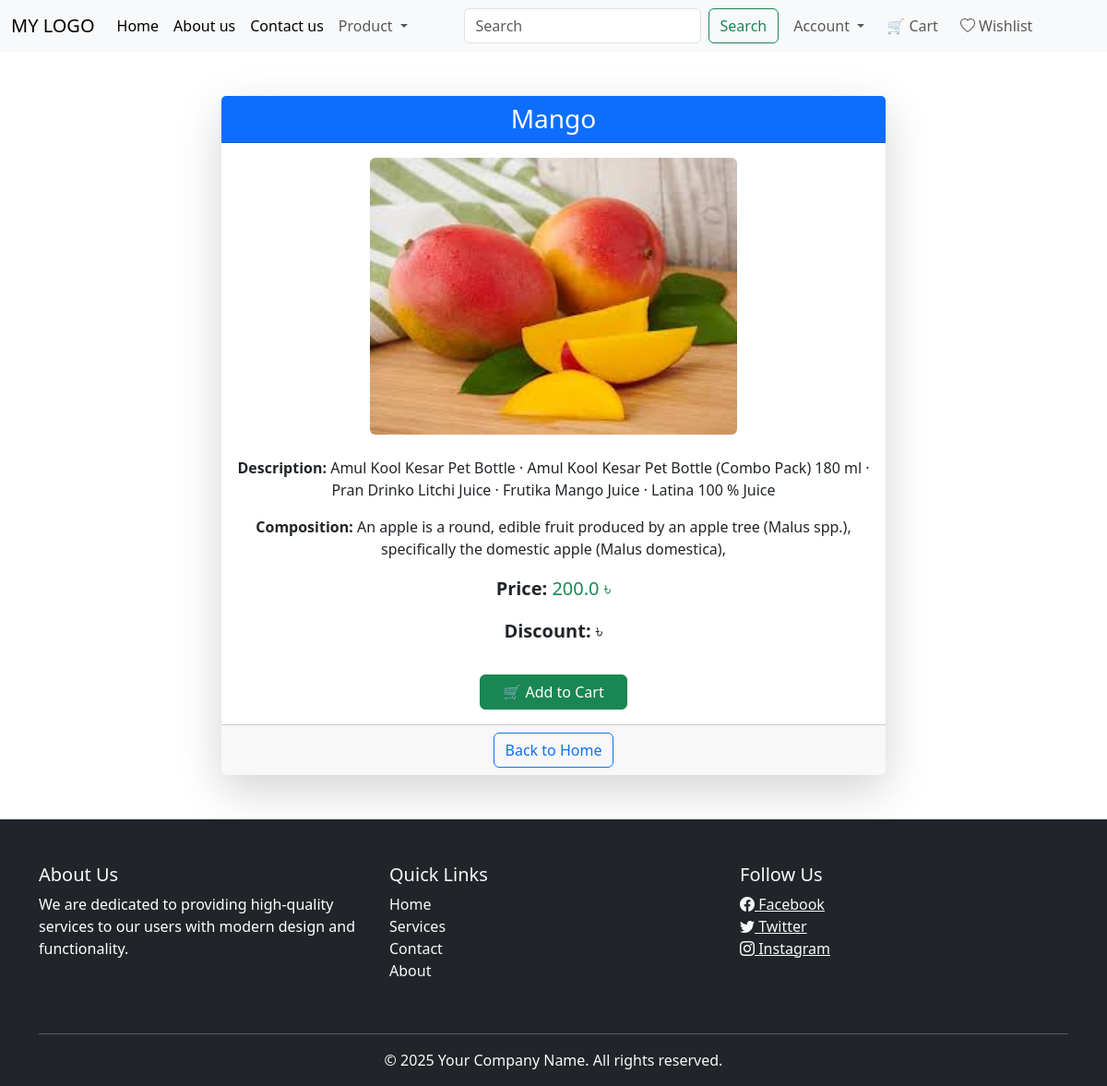
/productdetails/1/, run on the app's committed database.
### EcomApp/models.py (models this page shows, shortened)
class Product(models.Model):
    title = models.CharField(max_length=100, unique=True)
    selling_price = models.FloatField()
    discount_price = models.FloatField()
    description = models.TextField()
    composition = models.TextField(default='')
    prodapp = models.TextField(default='')
    category = models.CharField(choices=CATEGORY_CHOICES, max_length=2)
    product_image = models.ImageField(upload_to='product')

### EcomApp/views.py (the view)
# urls.py: path("productdetails/<int:pk>/", ProductDetails.as_view(), name="productdetails"),
class ProductDetails(View):
    def get(self, request, pk):
        single_product = Product.objects.get(pk=pk)
        return render(request, 'product_details.html', {'product': single_product})

### EcomApp/context_processors.py (called while the page is built)
def cart_item_count(request):
    if request.user.is_authenticated:
        count = Cart.objects.filter(user=request.user).count()
    else:
        count = 0
    return {'cart_item_count': count}

### Templates/product_details.html (shortened to what this page needs)
{% extends 'base.html' %}
{% load static %}
{% block content %}
<div class="container my-5">
    <div class="row justify-content-center">
        <div class="col-md-8">
            <div class="card shadow-lg border-0">
                <div class="card-header bg-primary text-white text-center">
                    <h3 class="mb-0">{{ product.title }}</h3>
                </div>
                <div class="card-body text-center">
                    <img src="{{ product.product_image.url }}" class="img-fluid rounded mb-4" style="height: 300px; width: auto; object-fit: cover;" alt="{{ product.title }}">
                    <p><strong>Description:</strong> {{ product.description }}</p>
                    <p><strong>Composition:</strong> {{ product.composition }}</p>
                    <p class="fs-5"><strong>Price:</strong> <span class="text-success">{{ product.selling_price }} ৳</span></p>
                    <p class="fs-5"><strong>Discount:</strong> {{ product.diccount_price }} ৳</p>
                    <form method="POST" action="">
                        <a href="{% url 'add_to_cart' product.id %}" type="submit" class="btn btn-success mt-3 px-4">🛒 Add to Cart</a>
                    </form>
                </div>
                <div class="card-footer text-center">
                    <a href="{% url 'home' %}" class="btn btn-outline-primary">Back to Home</a>
                </div>
            </div>
        </div>
    </div>
</div>
{% endblock content %}

### data on the page
Product: title "Mango", product_image (picture), description "Amul Kool Kesar Pet Bottle · Amul Kool Kesar Pet Bottle (Combo Pack) 180 ml · Pran Drinko Litchi Juice · Frutika Mango Juice · Latina 100 % Juice", composition "An apple is a round, edible fruit produced by an apple tree (Malus spp.), specifically the domestic apple (Malus domestica),", selling_price "200.0"
